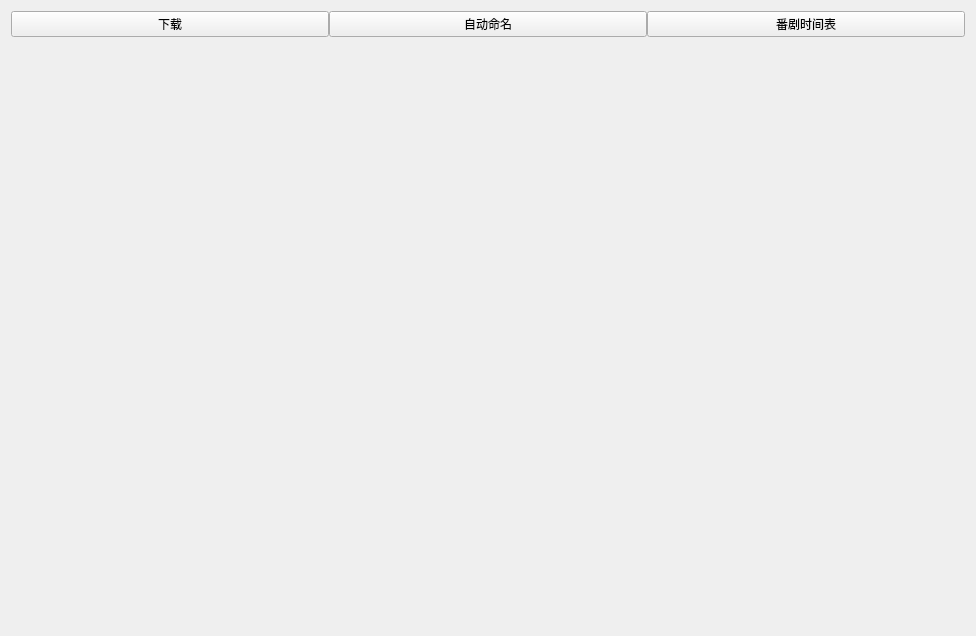
<?xml version="1.0" encoding="UTF-8"?>
<ui version="4.0">
 <class>Form</class>
 <widget class="QWidget" name="Form">
  <property name="geometry">
   <rect>
    <x>0</x>
    <y>0</y>
    <width>976</width>
    <height>636</height>
   </rect>
  </property>
  <property name="sizePolicy">
   <sizepolicy hsizetype="Expanding" vsizetype="Expanding">
    <horstretch>0</horstretch>
    <verstretch>0</verstretch>
   </sizepolicy>
  </property>
  <property name="windowTitle">
   <string>Form</string>
  </property>
  <layout class="QVBoxLayout" name="verticalLayout">
   <item>
    <layout class="QHBoxLayout" name="horizontalLayout_5">
     <property name="spacing">
      <number>0</number>
     </property>
     <property name="leftMargin">
      <number>0</number>
     </property>
     <property name="rightMargin">
      <number>0</number>
     </property>
     <item>
      <widget class="PushButton" name="downloadPagepushButton">
       <property name="text">
        <string>下载</string>
       </property>
      </widget>
     </item>
     <item>
      <widget class="PushButton" name="autoNamepushButton">
       <property name="text">
        <string>自动命名</string>
       </property>
      </widget>
     </item>
     <item>
      <widget class="PushButton" name="timeTablepushButton">
       <property name="text">
        <string>番剧时间表</string>
       </property>
      </widget>
     </item>
    </layout>
   </item>
   <item>
    <widget class="QWidget" name="btHomeStackedwidget" native="true">
     <property name="sizePolicy">
      <sizepolicy hsizetype="Expanding" vsizetype="Expanding">
       <horstretch>0</horstretch>
       <verstretch>0</verstretch>
      </sizepolicy>
     </property>
    </widget>
   </item>
  </layout>
 </widget>
 <customwidgets>
  <customwidget>
   <class>PushButton</class>
   <extends>QPushButton</extends>
   <header>qfluentwidgets</header>
  </customwidget>
 </customwidgets>
 <resources/>
 <connections/>
</ui>
